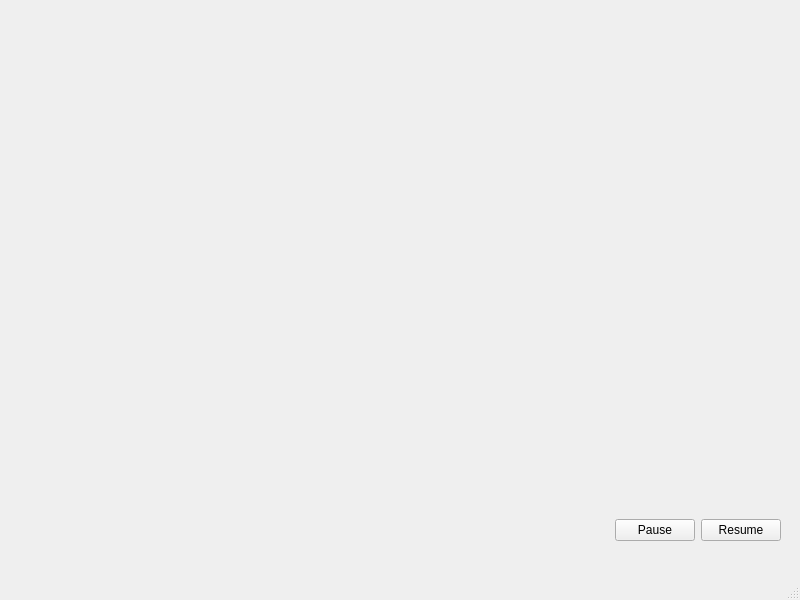
<?xml version="1.0" encoding="UTF-8"?>
<ui version="4.0">
 <class>MainWindow</class>
 <widget class="QMainWindow" name="MainWindow">
  <property name="geometry">
   <rect>
    <x>0</x>
    <y>0</y>
    <width>800</width>
    <height>600</height>
   </rect>
  </property>
  <property name="windowTitle">
   <string>MainWindow</string>
  </property>
  <widget class="QWidget" name="centralwidget">
   <widget class="QWidget" name="verticalLayoutWidget">
    <property name="geometry">
     <rect>
      <x>10</x>
      <y>10</y>
      <width>771</width>
      <height>531</height>
     </rect>
    </property>
    <layout class="QVBoxLayout" name="verticalLayout">
     <item>
      <widget class="QWidget" name="widget" native="true"/>
     </item>
     <item>
      <layout class="QHBoxLayout" name="horizontalLayout">
       <item>
        <spacer name="horizontalSpacer">
         <property name="orientation">
          <enum>Qt::Horizontal</enum>
         </property>
         <property name="sizeHint" stdset="0">
          <size>
           <width>40</width>
           <height>20</height>
          </size>
         </property>
        </spacer>
       </item>
       <item>
        <widget class="QPushButton" name="pause">
         <property name="text">
          <string>Pause</string>
         </property>
        </widget>
       </item>
       <item>
        <widget class="QPushButton" name="resume">
         <property name="text">
          <string>Resume</string>
         </property>
        </widget>
       </item>
      </layout>
     </item>
    </layout>
   </widget>
  </widget>
  <widget class="QMenuBar" name="menubar">
   <property name="geometry">
    <rect>
     <x>0</x>
     <y>0</y>
     <width>800</width>
     <height>22</height>
    </rect>
   </property>
  </widget>
  <widget class="QStatusBar" name="statusbar"/>
 </widget>
 <resources/>
 <connections/>
</ui>
